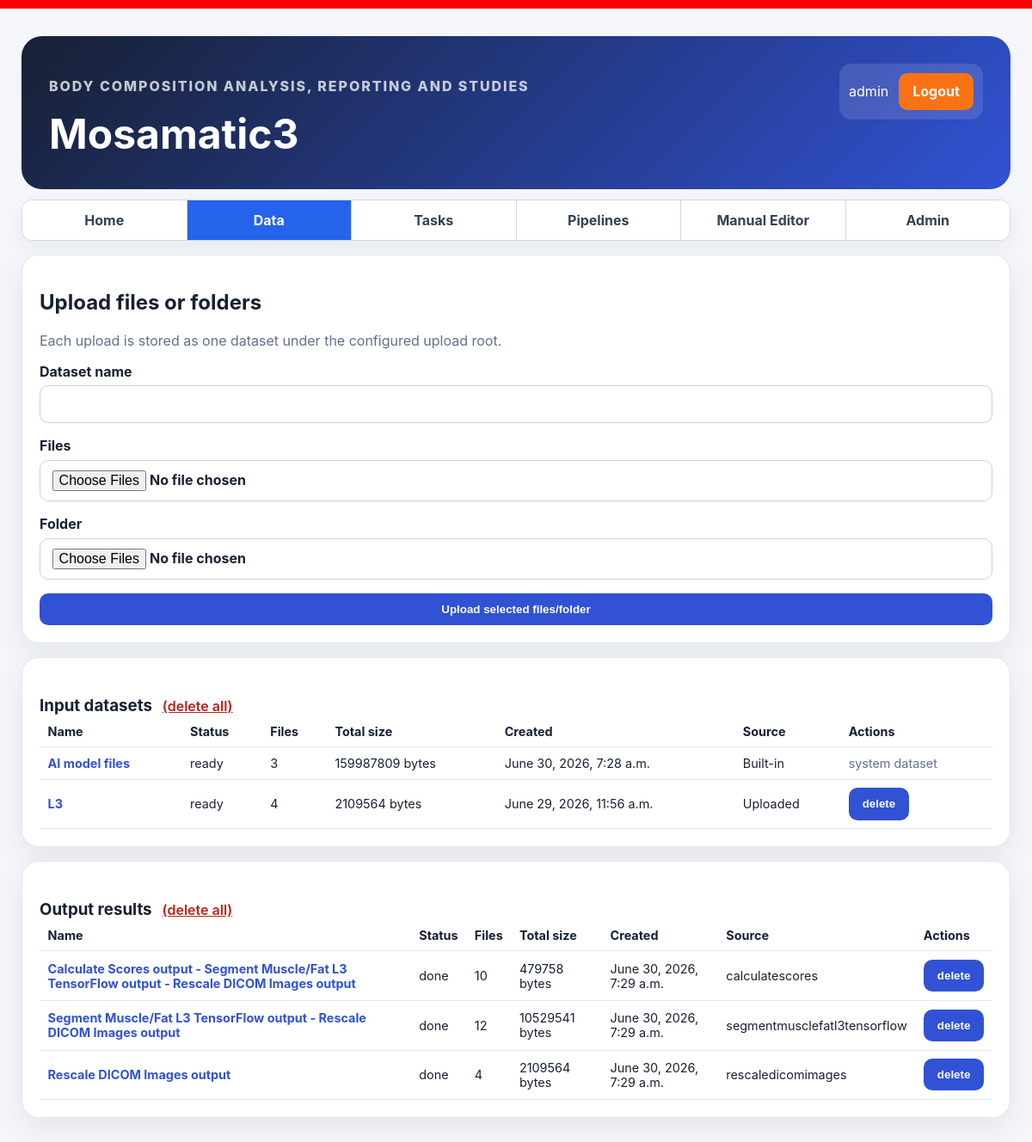
/data/ (signed in), run on the app's committed database.
### core/models.py (models this page shows, shortened)
class Dataset(models.Model):
    KIND_INPUT = 'input'
    KIND_OUTPUT = 'output'
    KIND_CHOICES = [('input', 'Input'), ('output', 'Output')]
    STATUS_CHOICES = [
        ('ready', 'Ready'),
        ('in_progress', 'In progress'),
        ('cancelled', 'Cancelled'),
        ('failed', 'Failed'),
        ('done', 'Done'),
    ]
    id = models.UUIDField(primary_key=True, default=uuid.uuid4, editable=False)
    owner = models.ForeignKey(User, on_delete=models.CASCADE, related_name='datasets')
    name = models.CharField(max_length=255)
    kind = models.CharField(max_length=20, choices=KIND_CHOICES, default='input', db_index=True)
    source_task_key = models.CharField(max_length=100, blank=True, null=True, db_index=True)
    source_task_id = models.CharField(max_length=100, blank=True, null=True, db_index=True)
    status = models.CharField(
        max_length=30,
        choices=STATUS_CHOICES,
        default='ready',
        db_index=True,
    )
    source_dataset = models.ForeignKey(
        'self',
        on_delete=models.SET_NULL,
        null=True,
        blank=True,
        related_name='derived_datasets',
    )
    parameter_hash = models.CharField(
        max_length=64,
        blank=True,
        null=True,
        db_index=True,
    )
    created_at = models.DateTimeField(default=timezone.now)
    is_system = models.BooleanField(
        default=False,
        db_index=True,
        help_text='System-managed dataset that should not be deleted by users.',
    )
    class Meta:
        constraints = [models.UniqueConstraint(fields=['owner', 'name'], name='uq_dataset_owner_name')]
        ordering = ['-created_at']
    @property
    def file_count(self):
        return self.files.count()
    @property
    def total_size_bytes(self):
        return sum(self.files.values_list('size_bytes', flat=True))

### core/datasets/views.py (the view)
# urls.py: path('data/', views.data_page, name='data'),
@login_required
def data_page(request):
    datasets = Dataset.objects.filter(owner=request.user).prefetch_related('files').order_by('-created_at')
    input_datasets = [d for d in datasets if d.kind != 'output']
    output_datasets = [d for d in datasets if d.kind == 'output']
    return render(request, 'datasets/data.html', {
        'input_datasets': input_datasets,
        'output_datasets': output_datasets,
        'output_empty_message': 'No output results yet. Run a task to generate output datasets.',
    })

### templates/datasets/data.html (shortened to what this page needs)
{% extends 'base.html' %}
{% block content %}
<section class="card">
  <h2>Upload files or folders</h2>
  <p class="muted">Each upload is stored as one dataset under the configured upload root.</p>
  <form id="upload-form" class="stack">
    <label>Dataset name <input name="name" required></label>
    <label>Files <input id="file-input" type="file" multiple></label>
    <label>Folder <input id="folder-input" type="file" multiple webkitdirectory directory></label>
    <button type="submit">Upload selected files/folder</button>
  </form>
</section>
<section class="card">
  <div class="section-title-row">
    <h3>Input datasets</h3>{% if input_datasets %}<button id="delete-input" class="link-button danger-link">(delete
      all)</button>{% endif %}
  </div>
  {% include 'partials/dataset_table.html' with datasets=input_datasets empty='No input datasets uploaded yet.' %}
</section>
<section class="card">
  <div class="section-title-row">
    <h3>Output results</h3>{% if output_datasets %}<button id="delete-output" class="link-button danger-link">(delete
      all)</button>{% endif %}
  </div>
  {% include 'partials/dataset_table.html' with datasets=output_datasets empty=output_empty_message %}
</section>
{% endblock %}

### templates/base.html (shortened to what this page needs)
{% load static %}
<!doctype html>
<html lang="en">
<head>
  <link rel="stylesheet" href="{% static 'styles.css' %}">
</head>
<body>
  <div class="app-shell">
    <header class="hero">
      <div>
        <p class="eyebrow">Body composition analysis, reporting and studies</p>
        <h1>Mosamatic3</h1>
      </div>
      <div class="user-box">
        {% if request.user.is_authenticated %}
          <span>{{ request.user.username }}</span>
          <a class="button-like warning" href="{% url 'logout' %}">Logout</a>
        {% else %}
          <a class="button-like secondary" href="{% url 'login' %}">Login</a>
          <a class="button-like secondary" href="{% url 'register' %}">Register</a>
        {% endif %}
      </div>
    </header>
    {% if request.user.is_authenticated %}
      <nav class="main-tabs">
        <a class="main-tab {% if request.resolver_match.url_name == 'home' %}main-tab-active{% endif %}" href="{% url 'home' %}">Home</a>
        <a class="main-tab {% if request.resolver_match.url_name == 'data' or request.resolver_match.url_name == 'dataset_detail' %}main-tab-active{% endif %}" href="{% url 'data' %}">Data</a>
        <a class="main-tab {% if request.resolver_match.url_name == 'tasks' or request.resolver_match.url_name == 'task_parameters' %}main-tab-active{% endif %}" href="{% url 'tasks' %}">Tasks</a>
        <a class="main-tab {% if request.resolver_match.url_name == 'pipelines' %}main-tab-active{% endif %}" href="{% url 'pipelines' %}">Pipelines</a>
        <a class="main-tab {% if request.resolver_match.url_name == 'manual_editor' %}main-tab-active{% endif %}" href="{% url 'manual_editor' %}">Manual Editor</a>
        {% if request.user.is_staff %}
          <a class="main-tab {% if request.resolver_match.url_name == 'admin_panel' %}main-tab-active{% endif %}" href="{% url 'admin_panel' %}">Admin</a>
        {% endif %}
      </nav>
    {% endif %}
    {% block content %}{% endblock %}
  </div>
</body>
</html>

### templates/partials/dataset_table.html
{% if datasets %}
  <table class="data-table">
    <thead>
      <tr>
        <th>Name</th>
        <th>Status</th>
        <th>Files</th>
        <th>Total size</th>
        <th>Created</th>
        <th>Source</th>
        <th>Actions</th>
      </tr>
    </thead>
    <tbody>
      {% for dataset in datasets %}
        <tr>
          <td><a href="{% url 'dataset_detail' dataset.id %}">{{ dataset.name }}</a></td>
          <td>{{ dataset.status }}</td>
          <td>{{ dataset.file_count }}</td>
          <td>{{ dataset.total_size_bytes }} bytes</td>
          <td>{{ dataset.created_at }}</td>
          <td>
            {% if dataset.is_system %}
              Built-in
            {% elif dataset.kind == 'output' %}
              {{ dataset.source_task_key|default:'Task output' }}
            {% else %}
              Uploaded
            {% endif %}
          </td>
          <td>
            {% if dataset.is_system %}
              <span class="muted">system dataset</span>
            {% else %}
              <button type="button" onclick="deleteDataset('{{ dataset.id }}','{{ dataset.name|escapejs }}')">
                delete
              </button>
            {% endif %}
          </td>
        </tr>
      {% endfor %}
    </tbody>
  </table>
{% else %}
  <p class="muted">{{ empty }}</p>
{% endif %}

### static/styles.css (style rules this page uses)
:root { font-family: Inter, system-ui, -apple-system, BlinkMacSystemFont, "Segoe UI", sans-serif; color: #172033; background: #f4f6fb; }
* { box-sizing: border-box; }
body { margin: 0; }
button, .button-like { border: 0; border-radius: 10px; background: #3152d4; color: white; padding: 0.7rem 1rem; font-weight: 700; cursor: pointer; display: inline-flex; align-items: center; justify-content: center; }
button.warning, .button-like.warning { background: #f97316; color: white; }
input, select, textarea { width: 100%; border: 1px solid #c8d0e2; border-radius: 10px; padding: 0.7rem 0.85rem; font: inherit; background: white; }
label { display: grid; gap: 0.4rem; font-weight: 650; }
.app-shell { width: min(1150px, calc(100% - 2rem)); margin: 0 auto; padding: 2rem 0; }
.hero { display: flex; justify-content: space-between; align-items: flex-start; gap: 1rem; background: linear-gradient(135deg, #172033, #3152d4); color: white; border-radius: 24px; padding: 2rem; margin-bottom: 1rem; }
.hero h1 { margin: 0.2rem 0; font-size: clamp(2rem, 4vw, 3.5rem); }
.eyebrow { text-transform: uppercase; letter-spacing: 0.12em; font-weight: 800; opacity: 0.75; }
.card { background: white; border: 1px solid #e2e6f0; border-radius: 20px; padding: 1.25rem; margin-bottom: 1rem; box-shadow: 0 12px 30px rgb(36 45 70 / 8%); }
.stack { display: grid; gap: 1rem; }
.user-box { display: flex; gap: 0.75rem; align-items: center; background: rgb(255 255 255 / 12%); padding: 0.7rem; border-radius: 14px; }
.main-tabs { display: flex; width: 100%; margin: -0.25rem 0 1rem 0; border: 1px solid #d0d7de; border-radius: 0.75rem; overflow: hidden; background: #ffffff; box-shadow: 0 8px 20px rgb(36 45 70 / 6%); }
.main-tabs a.main-tab { flex: 1; display: block; padding: 0.8rem 1rem; text-align: center; text-decoration: none; font-weight: 700; color: #334155; background: #ffffff; border-right: 1px solid #d0d7de; }
.main-tabs a.main-tab:last-child { border-right: none; }
.main-tabs a.main-tab.main-tab-active { background: #2563eb; color: #ffffff; text-decoration: none; }
.muted { color: #60708d; }
table { width: 100%; border-collapse: collapse; font-size: 0.9rem; }
th, td { text-align: left; border-bottom: 1px solid #e2e6f0; padding: 0.6rem; }
.data-table a { color: #3152d4; font-weight: 700; text-decoration: none; }
.section-title-row { display: flex; align-items: center; justify-content: flex-start; gap: 0.75rem; margin-top: 1.5rem; }
.section-title-row h3 { margin: 0; }
.link-button { border: 0; background: none; color: #3152d4; padding: 0; font: inherit; font-weight: 600; cursor: pointer; text-decoration: underline; }
.link-button.danger-link { color: #b42318; }
a.button-like { text-decoration: none; }
body { border-top: 10px solid red; }

### data on the page
Dataset: name "AI model files", status "ready", file_count "3", total_size_bytes "159987809", created_at "June 30, 2026, 7:28 a.m.", is_system "Built-in"
Dataset: name "L3", status "ready", file_count "4", total_size_bytes "2109564", created_at "June 29, 2026, 11:56 a.m.", is_system "Uploaded"
Dataset: name "Calculate Scores output - Segment Muscle/Fat L3 TensorFlow output - Rescale DICOM Images output", status "done", file_count "10", total_size_bytes "479758", created_at "June 30, 2026, 7:29 a.m.", source_task_key "calculatescores"
Dataset: name "Segment Muscle/Fat L3 TensorFlow output - Rescale DICOM Images output", status "done", file_count "12", total_size_bytes "10529541", created_at "June 30, 2026, 7:29 a.m.", source_task_key "segmentmusclefatl3tensorflow"
Dataset: name "Rescale DICOM Images output", status "done", file_count "4", total_size_bytes "2109564", created_at "June 30, 2026, 7:29 a.m.", source_task_key "rescaledicomimages"

### other printed values
{{ request.user.username }} "admin"
